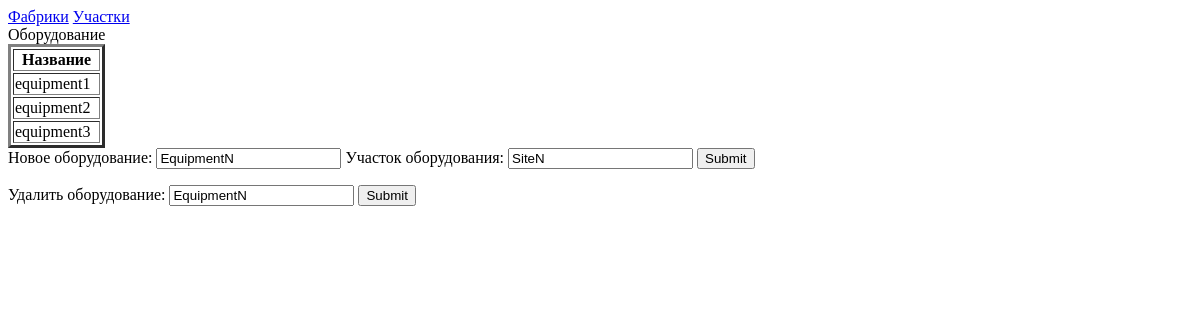
Before: /equipment/ with the older database file.
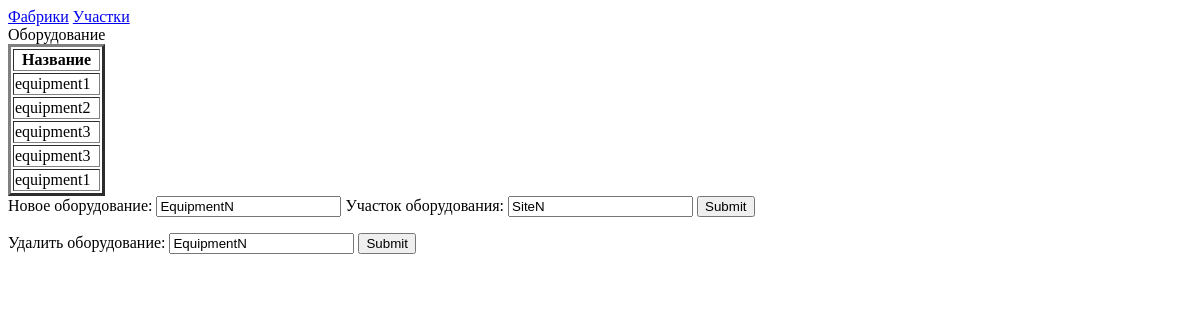
After: the same page with the newer database file.
### tables this page shows
CREATE TABLE equipment (
  id INTEGER PRIMARY KEY AUTOINCREMENT,
  name VARCHAR(255) NOT NULL
);

### mytask.py (the view)
@app.route('/equipment/', methods=['GET', 'POST'])
def equipment():
    data = []
    with dbi.engine.connect() as connection:
        result = connection.execute(select(dbi.equipment_table))
        for row in result:
          data.append(dict(id = row[0], name = row[1]))
    return render_template('equipment.html', items=data)

### db.py (called while the page is built)
@event.listens_for(Engine, "connect")
def _set_sqlite_pragma(dbapi_connection, connection_record):
    if isinstance(dbapi_connection, SQLite3Connection):
        cursor = dbapi_connection.cursor()
        cursor.execute("PRAGMA foreign_keys=ON;")
        cursor.close()

### templates/equipment.html
<html>
    <body>
        <a href="/factories">Фабрики</a>
        <a href="/sites">Участки</a>
        <table border="3">
            <caption>Оборудование</caption>
            <tr>
                <th>Название</th>
            </tr>
            {% for item in items %}
               <tr><td>{{ item.name }}</td></tr>
            {% endfor %}
        </table>
        <form method="POST" action="create">
            Новое оборудование: <input type="text" name="equipment_name", value="EquipmentN">
            Участок оборудования: <input type="text" name="site_name", value="SiteN">
            <input type="submit" value="Submit">
        </form>
        <form method="POST" action="delete">
            Удалить оборудование: <input type="text" name="equipment_name", value="EquipmentN">
            <input type="submit" value="Submit">
        </form>
    </body>
</html>

Changed rows visible on the page:
added equipment: name "equipment3"
added equipment: name "equipment1"
